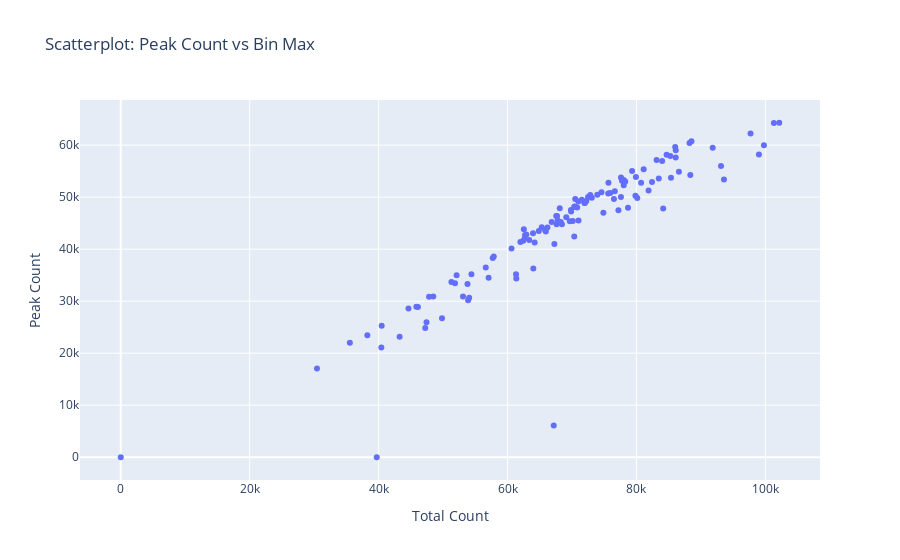

This figure's notebook cell:
### Code cell
import plotly.express as px

y_value = 'peak_count'
x_value = 'bin_max'
fig = px.scatter(df, x='total_count', y='peak_count', title='Scatterplot: Peak Count vs Bin Max')
fig.update_layout(xaxis_title='Total Count', yaxis_title='Peak Count', showlegend=False)

# Add labels for x_index and y_index
# fig.update_traces(text=df['x_index'].astype(str) + ', ' + df['y_index'].astype(str), textposition='top center')

# fig.show()
